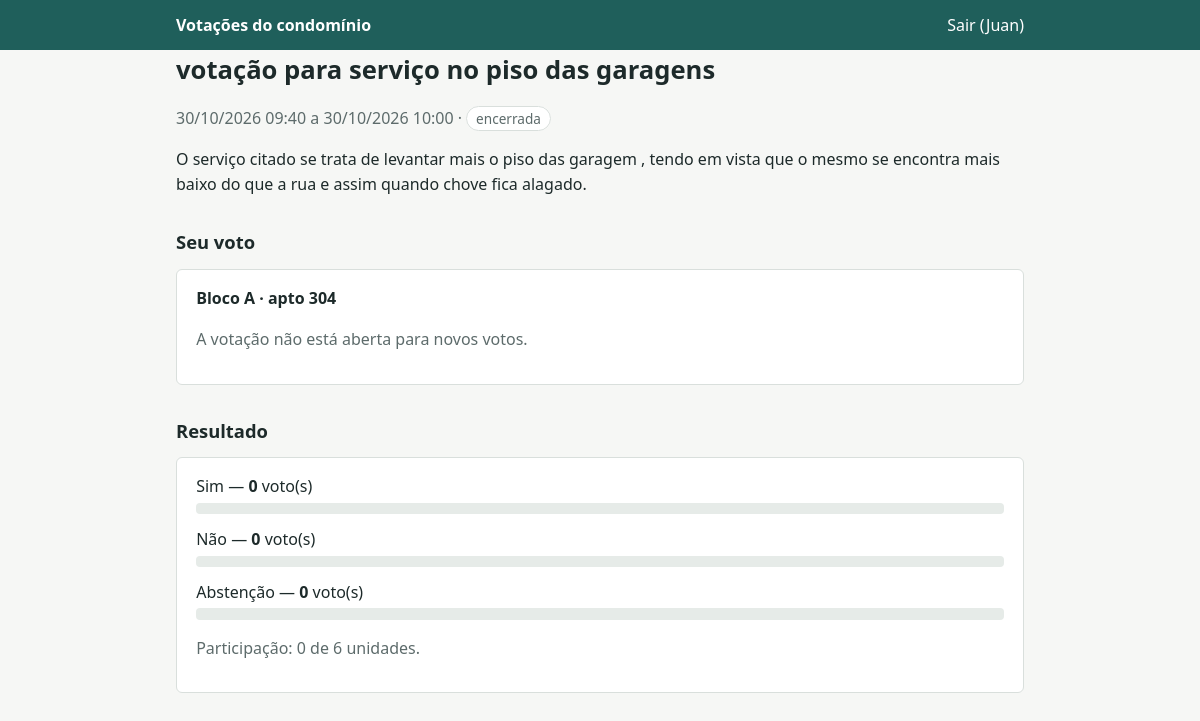
Page /votacao/1 (signed in) on the committed database.
### tables this page shows
CREATE TABLE usuarios (
    id          INTEGER PRIMARY KEY AUTOINCREMENT,
    nome        TEXT NOT NULL,
    cpf         TEXT NOT NULL UNIQUE,
    email       TEXT NOT NULL UNIQUE,
    senha_hash  TEXT NOT NULL,
    perfil      TEXT NOT NULL DEFAULT 'votante' CHECK (perfil IN ('admin', 'votante'))
);

CREATE TABLE votacoes (
    id           INTEGER PRIMARY KEY AUTOINCREMENT,
    titulo       TEXT NOT NULL,
    descricao    TEXT,
    data_inicio  TEXT NOT NULL,   -- formato YYYY-MM-DDTHH:MM
    data_fim     TEXT NOT NULL,
    CHECK (data_fim > data_inicio)
);

CREATE TABLE unidades (
    id      INTEGER PRIMARY KEY AUTOINCREMENT,
    bloco   TEXT NOT NULL,
    numero  TEXT NOT NULL,
    UNIQUE (bloco, numero)
);

CREATE TABLE opcoes (
    id          INTEGER PRIMARY KEY AUTOINCREMENT,
    votacao_id  INTEGER NOT NULL REFERENCES votacoes(id),
    texto       TEXT NOT NULL
);

### app.py (the view, shortened to what this page needs)
@app.route("/votacao/<int:vid>")
@login_required
def votacao(vid):
    db = get_db()
    v = db.execute("SELECT * FROM votacoes WHERE id = ?", (vid,)).fetchone()
    if v is None:
        abort(404)
    opcoes = db.execute("SELECT * FROM opcoes WHERE votacao_id = ?", (vid,)).fetchall()
    minhas = db.execute(
        """SELECT u.id, u.bloco, u.numero,
                  (SELECT opcao_id FROM votos WHERE votacao_id = ? AND unidade_id = u.id) AS opcao_votada
           FROM autorizacoes_voto a JOIN unidades u ON u.id = a.unidade_id
           WHERE a.usuario_id = ? AND a.ativo = 1 ORDER BY u.bloco, u.numero""",
        (vid, g.user["id"]),
    ).fetchall()
    mostrar_resultado = estado(v) == "encerrada" or g.user["perfil"] == "admin"
    resultado, nominal, participacao = [], [], None
    if mostrar_resultado:
        resultado = db.execute(
            """SELECT o.texto, COUNT(vt.id) AS total FROM opcoes o
               LEFT JOIN votos vt ON vt.opcao_id = o.id
               WHERE o.votacao_id = ? GROUP BY o.id ORDER BY o.id""", (vid,)).fetchall()
        total_un = db.execute("SELECT COUNT(*) FROM unidades").fetchone()[0]
        votaram = db.execute("SELECT COUNT(*) FROM votos WHERE votacao_id = ?", (vid,)).fetchone()[0]
        participacao = (votaram, total_un)
    return render_template("votacao.html", v=v, opcoes=opcoes, minhas=minhas,
                           resultado=resultado, nominal=nominal, participacao=participacao,
                           mostrar_resultado=mostrar_resultado)

### app.py (called while the page is built)
def get_db():
    if "db" not in g:
        g.db = sqlite3.connect(DB_PATH)
        g.db.row_factory = sqlite3.Row
        g.db.execute("PRAGMA foreign_keys = ON")
    return g.db

def agora():
    return datetime.now().strftime("%Y-%m-%dT%H:%M")

def estado(votacao):
    n = agora()
    if n < votacao["data_inicio"]:
        return "agendada"
    if n > votacao["data_fim"]:
        return "encerrada"
    return "aberta"

def formata(dt):
    return datetime.strptime(dt, "%Y-%m-%dT%H:%M").strftime("%d/%m/%Y %H:%M")

@app.before_request
def carrega_usuario():
    uid = session.get("uid")
    g.user = None
    if uid:
        g.user = get_db().execute("SELECT * FROM usuarios WHERE id = ?", (uid,)).fetchone()

def login_required(f):
    @wraps(f)
    def wrapper(*a, **kw):
        if g.user is None:
            return redirect(url_for("login"))
        return f(*a, **kw)
    return wrapper

### templates/votacao.html (shortened to what this page needs)
{% extends "base.html" %}
{% block conteudo %}
<h1>{{ v.titulo }}</h1>
<p class="muted">{{ v.data_inicio|formata }} a {{ v.data_fim|formata }} ·
  <span class="etiqueta {{ estado(v) }}">{{ estado(v) }}</span></p>
{% if v.descricao %}<p>{{ v.descricao }}</p>{% endif %}
<h2>Seu voto</h2>
{% for u in minhas %}
  <div class="painel">
    <strong>Bloco {{ u.bloco }} · apto {{ u.numero }}</strong>
    {% if u.opcao_votada %}
      <p>Voto registrado:
        {% for o in opcoes if o.id == u.opcao_votada %}<strong>{{ o.texto }}</strong>{% endfor %}</p>
    {% else %}
      <p class="muted">A votação não está aberta para novos votos.</p>
    {% endif %}
  </div>
{% endfor %}
{% if mostrar_resultado %}
  <h2>Resultado{% if estado(v) != 'encerrada' %} parcial{% endif %}</h2>
  {% set total = resultado|sum(attribute='total') %}
  <div class="painel">
    {% for r in resultado %}
      <div style="margin-bottom:.8rem">
        <div>{{ r.texto }} — <strong>{{ r.total }}</strong> voto(s)</div>
        <div class="barra"><span style="width: {{ (100 * r.total / total) if total else 0 }}%"></span></div>
      </div>
    {% endfor %}
    <p class="muted">Participação: {{ participacao[0] }} de {{ participacao[1] }} unidades.</p>
  </div>
{% endif %}
{% endblock %}

### templates/base.html (shortened to what this page needs)
<!doctype html>
<html lang="pt-BR">
<head>
  <link rel="stylesheet" href="{{ url_for('static', filename='style.css') }}">
</head>
<body>
<header>
  <div class="wrap">
    <a class="marca" href="{{ url_for('index') }}">Votações do condomínio</a>
    <nav>
      {% if g.user %}
        <a href="{{ url_for('logout') }}">Sair ({{ g.user.nome.split()[0] }})</a>
      {% endif %}
    </nav>
  </div>
</header>
<main class="wrap">
  {% block conteudo %}{% endblock %}
</main>
</body>
</html>

### static/style.css (style rules this page uses)
:root { --bg: #f6f7f5; --surface: #ffffff; --ink: #1d2a2a; --muted: #5d6b6b; --line: #d9dfdc; --accent: #1f5f5b; --accent-ink: #ffffff; --warn: #8a4b00; }
* { box-sizing: border-box; }
body { margin: 0; font: 16px/1.55 system-ui, -apple-system, "Segoe UI", sans-serif; background: var(--bg); color: var(--ink); }
header { background: var(--accent); color: var(--accent-ink); }
header .wrap { display: flex; align-items: center; justify-content: space-between; gap: 1rem; padding: .8rem 1rem; }
header a { color: inherit; text-decoration: none; margin-left: 1rem; }
header .marca { font-weight: 700; margin-left: 0; }
.wrap { max-width: 880px; margin: 0 auto; padding: 0 1rem; }
main { padding: 1.5rem 1rem 3rem; }
h1 { font-size: 1.6rem; margin: 0 0 1rem; }
h2 { font-size: 1.15rem; margin: 2rem 0 .75rem; }
.painel { background: var(--surface); border: 1px solid var(--line); border-radius: 6px; padding: 1rem 1.2rem; margin-bottom: 1rem; }
.etiqueta { font-size: .85rem; padding: .1rem .55rem; border-radius: 99px; border: 1px solid var(--line); background: #fff; }
.barra { background: #e6ebe8; border-radius: 4px; height: .7rem; margin-top: .25rem; }
.muted { color: var(--muted); }

### rows in the picture
usuarios: user.nome "Juan"
votacoes: titulo "votação para serviço no piso das garagens", data_inicio "30/10/2026 09:40", data_fim "30/10/2026 10:00", descricao "O serviço citado se trata de levantar mais o piso das garagem , tendo em vista que o mesmo se encontra mais baixo do que a rua e assim quando chove fica alagado."
unidades: bloco "A", numero "304"
opcoes: texto "Sim", total "0"
opcoes: texto "Não", total "0"
opcoes: texto "Abstenção", total "0"

### other values in the picture
{{ estado(v) }} "encerrada"
{{ participacao[0] }} "0"
{{ participacao[1] }} "6"
